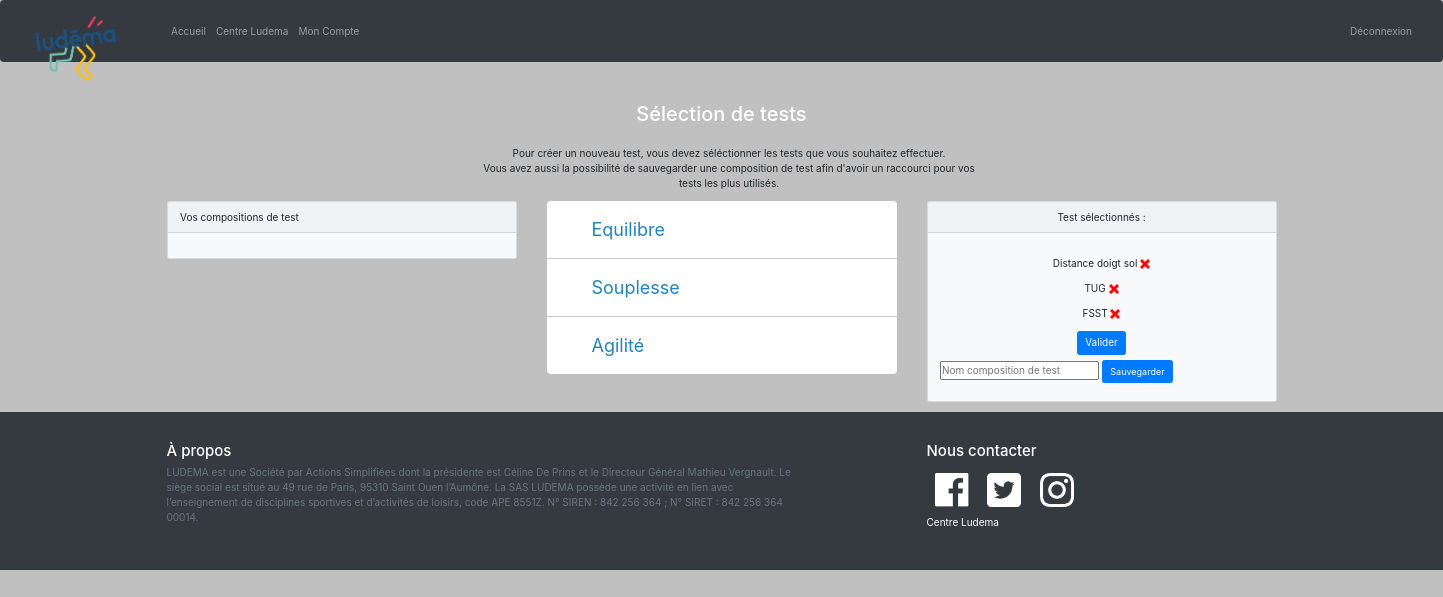
Page /?controller=listeTest&action=choixTest (signed in) on the earlier database version.
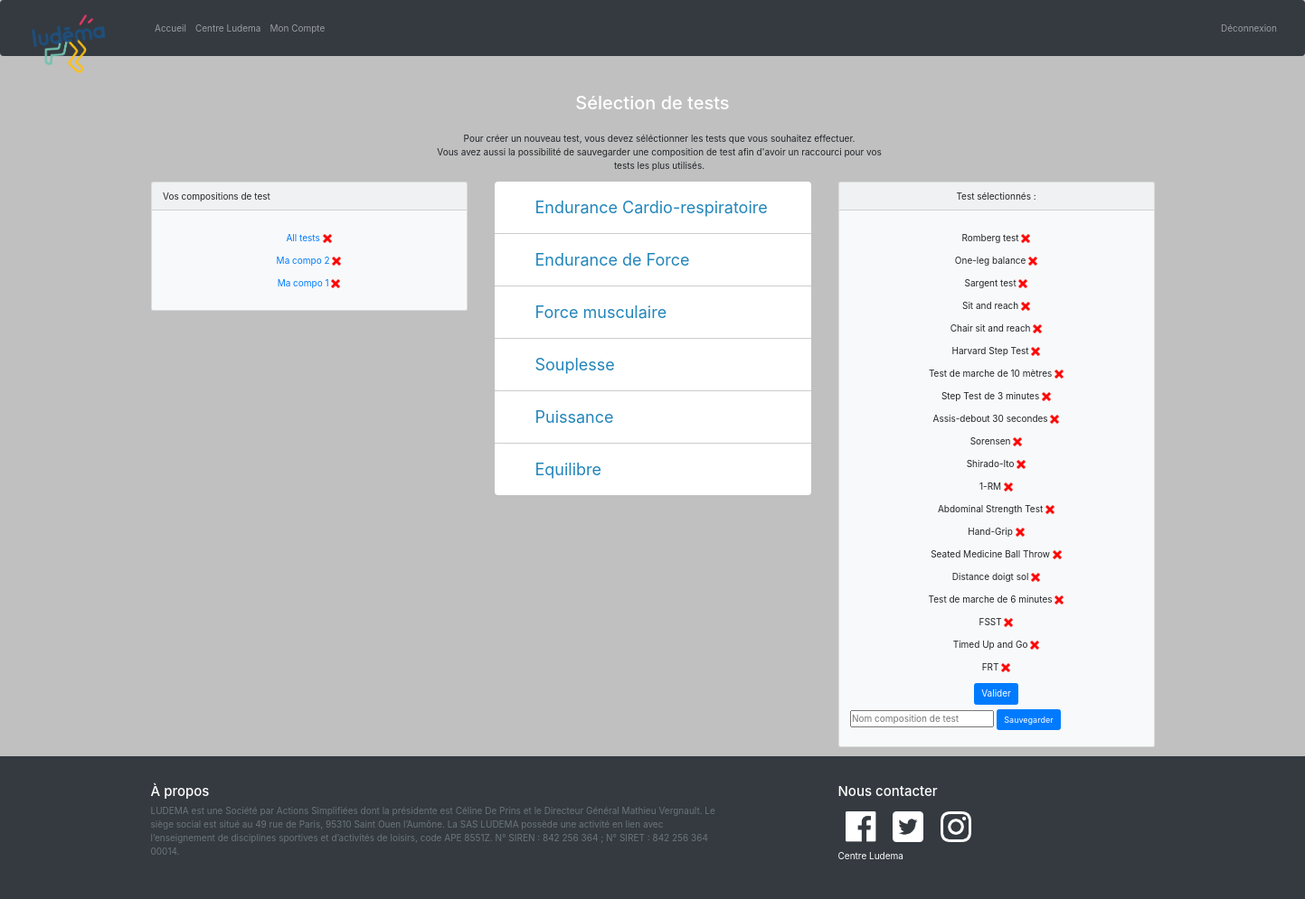
Same page on the later database version.
### tables this page shows
CREATE TABLE IF NOT EXISTS `panier` (
  `catgeorie` varchar(100) DEFAULT NULL
);

CREATE TABLE IF NOT EXISTS `composition` (
  `nomComposition` varchar(100) DEFAULT NULL,
  `login` varchar(100) DEFAULT NULL,
  `detailComposition` text
);

### Controllers/Controller_listeTest.php (called while the page is built, shortened)
<?php
class Controller_listeTest extends Controller {
  public function action_listeTest(){
    $m = Model::get_model();
     $data = [
            "listeTest" => $m->get_all_tests(),
            "listeCategory" => $m->get_category(),
            "tab" => $m->choix_test_ajouté(),
            "nomCompo"=> $m->get_nomComposition()
        ];
    $this->render("nouveauTest",$data);
  }
  public function action_choixtest(){
    $this->action_listeTest();
}
}
?>

### Utils/functions.php (called while the page is built, shortened)
<?php
function e($message){
return htmlspecialchars($message, ENT_QUOTES);
}
?>

### Models/Model.php (called while the page is built, shortened)
<?php
class Model {
	private $bd;
	private static $instance = null;
	private function __construct() {
		try {
			$dsn = "mysql:host=localhost;dbname=ludemabdd";
			$login = "root";
			$password = "";
			$this->bd = new PDO($dsn,$login,$password);
			$this->bd->setAttribute(PDO::ATTR_ERRMODE, PDO::ERRMODE_EXCEPTION);
			$this->bd->query("SET nameS 'utf8'");
		}
		catch (PDOException $e) {
			die ('Echec connexion, erreur n°'. $e->getCode() . ':' . $e->getMessage());
		}
	}
	public static function get_model() {
        if (is_null(self::$instance))
            self::$instance = new Model();
        return self::$instance;
    }
    public function get_all_tests(){
		try{
			$requete = $this->bd->prepare('Select Nom, Categorie from TEST');
			$requete->execute();
			return $requete->fetchAll();
		}
		catch (PDOException $e) {
			die ('Echec get_all_tests, erreur n°'. $e->getCode() .':'. $e->getMessage());
		}
	}
	public function get_category(){
		try{
			$requete = $this->bd->prepare('Select distinct Categorie from TEST');
			$requete->execute();
			return $requete->fetchAll(PDO::FETCH_COLUMN);
		}
		catch (PDOException $e) {
			die ('Echec get_category erreur n°'. $e->getCode() .':'. $e->getMessage());
		}
	}
	public function choix_test_ajouté(){
		try{
			$requete = $this->bd->prepare('SELECT catgeorie FROM panier');
			$requete->execute();
			return $requete->fetchall(PDO::FETCH_ASSOC);
		}
		catch (PDOException $e) {
			die ('Echec get_category erreur n°'. $e->getCode() .':'. $e->getMessage());
		}
	}
	public function get_nomComposition(){
	try{
		$requete = $this->bd->prepare('Select nomComposition FROM Composition');
		$requete->execute();
		return $requete->fetchAll(PDO::FETCH_ASSOC);
	}
	catch (PDOException $e) {
		die ('Echec get_all_tests, erreur n°'. $e->getCode() .':'. $e->getMessage());
	}
}
}

### Views/view_nouveauTest.php (the view, shortened to what the changed rows need)
<?php require("view_begin.php");
redirection();?>
<div class="container">
  <div class="row">
    <h2> Sélection de tests </h2>
  </div>
  <div class="row justify-content-center arbreETtestselection">
    <div class="col-lg-4 col-md-5 col-sm-8 col-xs-8 col-11">
        <div class="card bg-light mb-3">
              <div class="card-body">
                <?php foreach ($nomCompo as $nom): ?>
                  <?php foreach ($nom as $val): ?>
                  <p> <center>
                    <a href="?controller=listeTest&action=choixtestCompo&nomComposition=<?= e(urlencode($val))?>"><?= e($val) ?> </a>
                    <a href='?controller=listeTest&action=supprimerComposition&nomComposition=<?= e(urlencode($val))?>'>
                    <img class='icone' src='Content/image/delete.png' alt='supprimer' height=10 width = 10 /></a>
                  </center> </p>
                  <?php endforeach ?>
                <?php endforeach ?>
            </div>
          </div>
        </div>
        <div class="col-lg-4 col-md-6 col-sm-8 col-11">
          <ul class="accordion-menu">
          <?php foreach ($listeCategory as $category): ?>
            <li>
              <div class="dropdownlink"><?= e($category) ?></div>
            </li>
          <?php endforeach ?>
        </ul>
      </div>
      <div class="col-lg-4 col-md-5 col-sm-8 col-11">
        <div class="card bg-light mb-3">
          <div class="card-body">
            <?php foreach ($tab as $val) :?>
              <p> <center><?= $val['catgeorie'] ?><a href='?controller=listeTest&action=supprimer_test&categorie=<?= urlencode($val["catgeorie"])?>'>
                <img class='icone' src='Content/image/delete.png' alt='supprimer' height=10 width = 10 /></a> </center>
              </p>
            <?php endforeach ?>
          </div>
        </div>
      </div>
    </div>
  </div>
  <?php  require("view_end.php"); ?>

Differences in the rows shown:
removed panier: catgeorie "TUG"
added composition: nomComposition "All tests"
added composition: nomComposition "Ma compo 2"
added composition: nomComposition "Ma compo 1"
added panier: catgeorie "Romberg test"
added panier: catgeorie "One-leg balance"
added panier: catgeorie "Sargent test"
added panier: catgeorie "Sit and reach"
added panier: catgeorie "Chair sit and reach"
added panier: catgeorie "Harvard Step Test"
added panier: catgeorie "Test de marche de 10 mètres"
added panier: catgeorie "Step Test de 3 minutes"
added panier: catgeorie "Assis-debout 30 secondes"
added panier: catgeorie "Sorensen"
added panier: catgeorie "Shirado-Ito"
added panier: catgeorie "1-RM"
added panier: catgeorie "Abdominal Strength Test"
added panier: catgeorie "Hand-Grip"
added panier: catgeorie "Seated Medicine Ball Throw"
added panier: catgeorie "Test de marche de 6 minutes"
added panier: catgeorie "Timed Up and Go"
added panier: catgeorie "FRT"
Other differences:
new list line: "Endurance Cardio-respiratoire"
new list line: "Endurance de Force"
new list line: "Force musculaire"
new list line: "Puissance"
list line gone: "Agilité"
